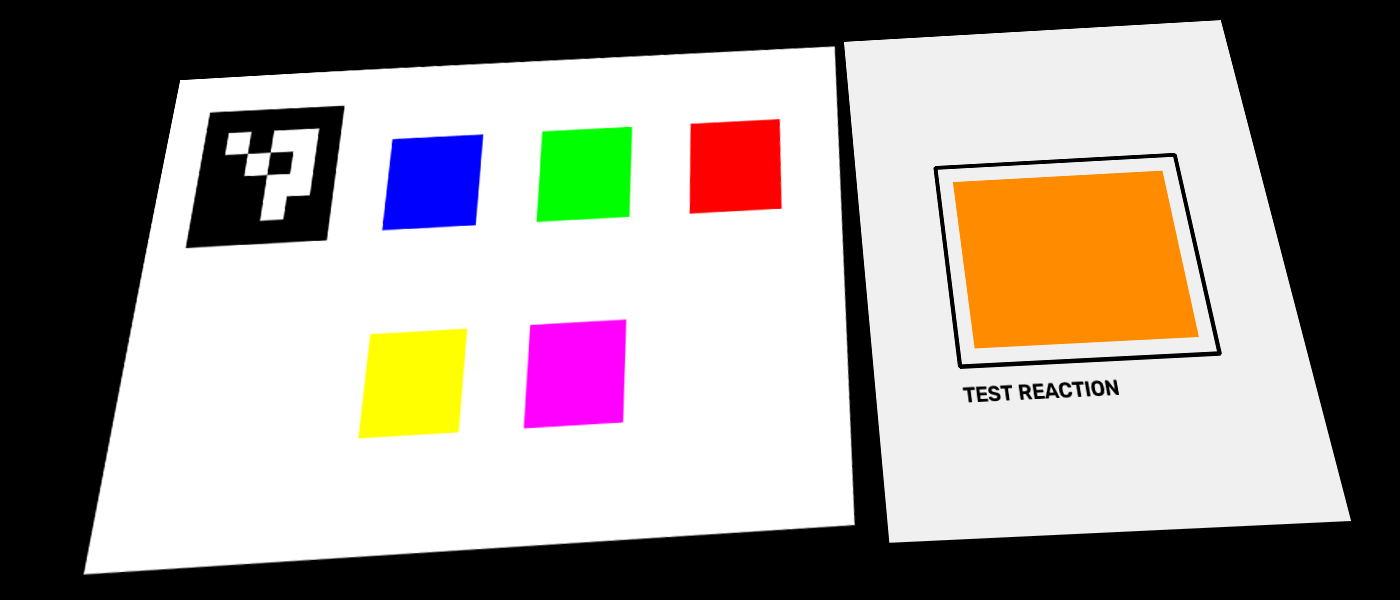
#> input picture distorted_3_strong.png, 1400 x 600 px, found by its file name
$ python test_full_reaction.py
#> lines starting #> are read from the running program, lines starting #| are printed output that depends on the picture; after the words box and inside, x2 and y2 are one past the last pixel; in counts of white or black regions, pixels touching at a corner belong together; long printed decimals are rounded
### cv/reference_card.py
import cv2
import numpy as np


# --------------------------------------------------
# Configuration
# --------------------------------------------------

ARUCO_DICTIONARY = cv2.aruco.DICT_4X4_50

CANONICAL_WIDTH = 900
CANONICAL_HEIGHT = 600


# --------------------------------------------------
# ArUco marker detection
# --------------------------------------------------

def detect_marker(image):
    """
    Detect the ArUco marker used to locate the reference card.

    Returns:
        corners: detected marker corners
        ids: detected marker IDs
    """

    dictionary = cv2.aruco.getPredefinedDictionary(
        ARUCO_DICTIONARY
    )

    detector = cv2.aruco.ArucoDetector(dictionary)

    corners, ids, _ = detector.detectMarkers(image)

    return corners, ids


# --------------------------------------------------
# Perspective correction
# --------------------------------------------------

# [58 lines left out: functions create_canonical_card, process_reference_card, not called in this run]

### cv/reaction_container.py
import cv2
import numpy as np

from reference_card import detect_marker


def detect_reaction_container(image):

    # --------------------------------------------------
    # 1. Detect the ArUco marker
    # --------------------------------------------------

    marker_corners, marker_ids = detect_marker(image)

    marker_center = None

    if marker_ids is not None:

        marker_points = marker_corners[0][0]

        marker_center = np.mean(
            marker_points,
            axis=0
        )


    # --------------------------------------------------
    # 2. Convert image to binary
    # --------------------------------------------------

    gray = cv2.cvtColor(
        image,
        cv2.COLOR_BGR2GRAY
    )

    _, binary = cv2.threshold(
        gray,
        80,
        255,
        cv2.THRESH_BINARY_INV
    )


    # --------------------------------------------------
    # 3. Find contours + hierarchy
    # --------------------------------------------------

    contours, hierarchy = cv2.findContours(
        binary,
        cv2.RETR_TREE,
        cv2.CHAIN_APPROX_SIMPLE
    )

    if hierarchy is None:
        return None

    hierarchy = hierarchy[0]


    # --------------------------------------------------
    # 4. Print hierarchy for debugging
    # --------------------------------------------------

    print("\n--- CONTOUR HIERARCHY ---")

    for i, h in enumerate(hierarchy):

        print(
            f"Contour {i}: "
            f"next={h[0]}, "
            f"previous={h[1]}, "
            f"child={h[2]}, "
            f"parent={h[3]}"
        )


    # --------------------------------------------------
    # 5. Find quadrilateral candidates
    # --------------------------------------------------

    candidates = []

    image_height, image_width = image.shape[:2]

    image_area = image_height * image_width


    for index, contour in enumerate(contours):

        # ----------------------------------------------
        # Area
        # ----------------------------------------------

        area = cv2.contourArea(contour)

        if area < 20000:
            continue

        # Reject contours that are almost the
        # entire camera image.

        if area > image_area * 0.8:
            continue


        # ----------------------------------------------
        # Polygon approximation
        # ----------------------------------------------

        perimeter = cv2.arcLength(
            contour,
            True
        )

        polygon = cv2.approxPolyDP(
            contour,
            0.02 * perimeter,
            True
        )

        # We want a quadrilateral.

        if len(polygon) != 4:
            continue


        polygon = polygon.reshape(
            4,
            2
        )


        # ----------------------------------------------
        # Bounding box
        # ----------------------------------------------

        x, y, w, h = cv2.boundingRect(
            polygon
        )

        if w < 150 or h < 100:
            continue


        # ----------------------------------------------
        # Reject candidates touching image borders
        # ----------------------------------------------

        if x <= 2 or y <= 2:
            continue

        if x + w >= image_width - 2:
            continue

        if y + h >= image_height - 2:
            continue


        # ----------------------------------------------
        # Reject reference-card candidates
        #
        # If the candidate contains the ArUco marker,
        # it belongs to the reference-card region.
        # ----------------------------------------------

        if marker_center is not None:

            inside = cv2.pointPolygonTest(
                polygon.astype(np.float32),
                (
                    float(marker_center[0]),
                    float(marker_center[1])
                ),
                False
            )

            if inside >= 0:
                continue


        # ----------------------------------------------
        # Store candidate
        # ----------------------------------------------

        candidates.append(
            (
                area,
                polygon,
                index
            )
        )


    # --------------------------------------------------
    # 6. No candidates
    # --------------------------------------------------

    if not candidates:

        print("\n❌ No reaction candidates found.")

        return None


    # --------------------------------------------------
    # 7. Print candidates
    # --------------------------------------------------

    print("\n--- CANDIDATES ---")

    for i, candidate in enumerate(candidates):

        area, polygon, contour_index = candidate

        x, y, w, h = cv2.boundingRect(
            polygon
        )

        print(
            f"Candidate {i}: "
            f"contour={contour_index}, "
            f"area={area:.0f}, "
            f"bbox=({x},{y},{w},{h}), "
            f"corners={polygon.tolist()}"
        )


    # --------------------------------------------------
    # 8. Candidate scoring
    # --------------------------------------------------

    def candidate_score(candidate):

        area, polygon, contour_index = candidate

        x, y, w, h = cv2.boundingRect(
            polygon
        )

        # ----------------------------------------------
        # Size score
        # ----------------------------------------------

        area_ratio = area / image_area

        size_score = min(
            area_ratio / 0.15,
            1.0
        )


        # ----------------------------------------------
        # Edge-distance score
        # ----------------------------------------------

        edge_margin = min(
            x,
            y,
            image_width - (x + w),
            image_height - (y + h)
        )

        edge_score = min(
            edge_margin / 50.0,
            1.0
        )


        # ----------------------------------------------
        # Final score
        # ----------------------------------------------

        score = (
            size_score * 0.7
            +
            edge_score * 0.3
        )

        return score


    # --------------------------------------------------
    # 9. Select best candidate
    # --------------------------------------------------

    best = max(
        candidates,
        key=candidate_score
    )

    _, best_polygon, _ = best


    # --------------------------------------------------
    # 10. Return reaction container corners
    # --------------------------------------------------

    return best_polygon.astype(
        np.int32
    )

### cv/reaction_normalize.py
import cv2
import numpy as np


NORMALIZED_WIDTH = 400
NORMALIZED_HEIGHT = 500


def order_corners(points):

    points = np.asarray(
        points,
        dtype=np.float32
    )

    ordered = np.zeros(
        (4, 2),
        dtype=np.float32
    )

    sums = points.sum(axis=1)
    differences = np.diff(
        points,
        axis=1
    ).reshape(-1)

    # Top-left
    ordered[0] = points[np.argmin(sums)]

    # Top-right
    ordered[1] = points[np.argmin(differences)]

    # Bottom-right
    ordered[2] = points[np.argmax(sums)]

    # Bottom-left
    ordered[3] = points[np.argmax(differences)]

    return ordered


def normalize_reaction(
    image,
    reaction_corners
):

    source = order_corners(
        reaction_corners
    )

    destination = np.array(
        [
            [0, 0],
            [NORMALIZED_WIDTH - 1, 0],
            [NORMALIZED_WIDTH - 1, NORMALIZED_HEIGHT - 1],
            [0, NORMALIZED_HEIGHT - 1]
        ],
        dtype=np.float32
    )

    transform = cv2.getPerspectiveTransform(
        source,
        destination
    )

    normalized = cv2.warpPerspective(
        image,
        transform,
        (
            NORMALIZED_WIDTH,
            NORMALIZED_HEIGHT
        )
    )

    return normalized

### cv/reaction_region.py
import cv2


def extract_inner_reaction(normalized_image):

    hsv = cv2.cvtColor(
        normalized_image,
        cv2.COLOR_BGR2HSV
    )

    saturation = hsv[:, :, 1]

    _, binary = cv2.threshold(
        saturation,
        50,
        255,
        cv2.THRESH_BINARY
    )

    contours, _ = cv2.findContours(
        binary,
        cv2.RETR_EXTERNAL,
        cv2.CHAIN_APPROX_SIMPLE
    )

    candidates = []

    for contour in contours:

        area = cv2.contourArea(contour)

        if area < 10000:
            continue

        perimeter = cv2.arcLength(
            contour,
            True
        )

        polygon = cv2.approxPolyDP(
            contour,
            0.02 * perimeter,
            True
        )

        if len(polygon) != 4:
            continue

        x, y, w, h = cv2.boundingRect(
            polygon
        )

        if w < 100 or h < 100:
            continue

        candidates.append(
            (area, polygon)
        )

    if not candidates:
        return None

    _, best = max(
        candidates,
        key=lambda item: item[0]
    )

    return best.reshape(4, 2)

### cv/reaction_color.py
import cv2
import numpy as np


def extract_reaction_region(
    image,
    reaction_corners
):

    mask = np.zeros(
        image.shape[:2],
        dtype=np.uint8
    )

    cv2.fillPoly(
        mask,
        [reaction_corners.astype(np.int32)],
        255
    )

    reaction_pixels = image[
        mask == 255
    ]

    if reaction_pixels.size == 0:
        raise ValueError(
            "Reaction region is empty."
        )

    return reaction_pixels


def calculate_reaction_color(
    reaction_pixels
):

    mean_bgr = np.mean(
        reaction_pixels.astype(np.float32),
        axis=0
    )

    median_bgr = np.median(
        reaction_pixels.astype(np.float32),
        axis=0
    )

    return mean_bgr, median_bgr

### cv/test_full_reaction.py
import cv2

from reaction_container import detect_reaction_container
from reaction_normalize import normalize_reaction
from reaction_region import extract_inner_reaction
from reaction_color import (
    extract_reaction_region,
    calculate_reaction_color
)


image = cv2.imread(
    "distorted_3_strong.png"
)
#> image is the input picture: shape (600, 1400, 3); mean B, G, R 141.2, 147.3, 155.3

if image is None:
    raise FileNotFoundError(
        "Could not find distorted_3_strong.png"
    )


# Step 1: Detect reaction container

container_corners = detect_reaction_container(
    image
)
#> in detect_marker, `corners, ids, _ = detector.detectMarkers(image)`: corners = ([[210, 112], [344, 106], [325, 240], [185, 247]],); ids = [0]
#> in detect_reaction_container, `marker_corners, marker_ids = detect_marker(image)`: marker_corners has the same summary as corners in detect_marker
#> in detect_reaction_container, `marker_points = marker_corners[0][0]`: marker_points = [[210, 112], [344, 106], [325, 240], [185, 247]]
#> in detect_reaction_container, `marker_center = np.mean( marker_points, axis=0 )`: marker_center = [266, 176.2]
#> in detect_reaction_container, `gray = cv2.cvtColor( image, cv2.COLOR_BGR2GRAY )`:
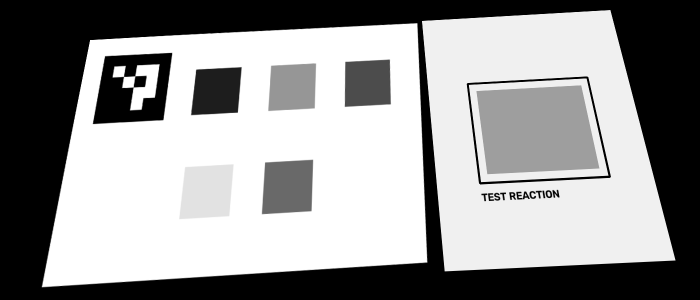
#> gray: shape (600, 1400) (shown at 1/2 size); min 0, max 255, mean 149
#> in detect_reaction_container, `_, binary = cv2.threshold( gray, 80, 255, cv2.THRESH_BINARY_INV )`:
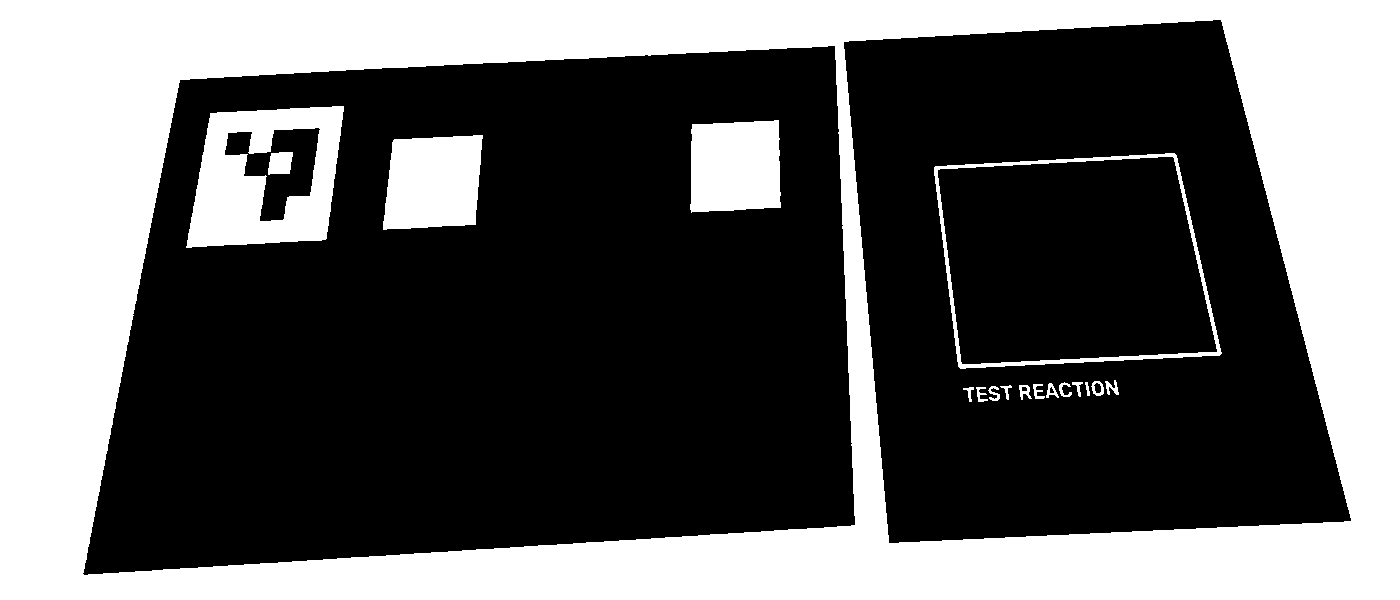
#> binary: shape (600, 1400); 37.6% white; 18 white regions
#> in detect_reaction_container, `contours, hierarchy = cv2.findContours( binary, cv2.RETR_TREE, cv2.CHA..`: contours = 25 contours; largest, box (x1, y1, x2, y2) and area: (0, 0, 1400, 600) 838001, (82, 45, 856, 576) 347436, (843, 19, 1352, 544) 213112, (934, 153, 1222, 369) 51348, (937, 156, 1218, 365) 48734
#> the loop in detect_reaction_container, `for i, h in enumerate(hierarchy): ` made 25 passes
#> h on passes 1 to 8: [-1, -1, 1, -1], [7, -1, 2, 0], [3, -1, -1, 1], [4, 2, -1, 1], [-1, 3, 5, 1], [-1, -1, 6, 4], [-1, -1, -1, 5], [-1, 1, 8, 0]
#> (printed output is left out)
#> the loop in detect_reaction_container, `for index, contour in enumerate(contours):` made 25 passes
#> (area, perimeter, polygon, x, y, w, h, inside) on passes 2, 8, 24, 25: (347436, 2489.5, [[835, 46], [854, 525], [82, 573], [180, 79]], 82, 46, 773, 528, 1), (213111.5, 1933.4, [[1220, 19], [1351, 520], [889, 543], [843, 42]], 843, 19, 509, 525, -1), (51348, 944.2, [[1176, 155], [935, 166], [958, 366], [1219, 355]], 935, 155, 285, 212, -1), (48734.5, 919.2, [[1174, 158], [1216, 352], [961, 363], [938, 169]], 938, 158, 279, 206, -1)
#> after the loop in detect_reaction_container, `for index, contour in enumerate(contours):`: candidates = [(213111.5, [[1220, 19], [1351, 520], [889, 543], [843, 42]], 7), (51348, [[1176, 155], [935, 166], [958, 366], [1219, 355]], 23), (48734.5, [[1174, 158], [1216, 352], [961, 363], [938, 169]], 24)]
#> the loop in detect_reaction_container, `for i, candidate in enumerate(candidates): ` made 3 passes
#> (area, polygon, contour_index, x, y, w, h) on passes 1 to 3: (213111.5, [[1220, 19], [1351, 520], [889, 543], [843, 42]], 7, 843, 19, 509, 525), (51348, [[1176, 155], [935, 166], [958, 366], [1219, 355]], 23, 935, 155, 285, 212), (48734.5, [[1174, 158], [1216, 352], [961, 363], [938, 169]], 24, 938, 158, 279, 206)
#> (printed output is left out)
#> in candidate_score, `area, polygon, contour_index = candidate`: area = 213111.5; polygon = [[1220, 19], [1351, 520], [889, 543], [843, 42]]; contour_index = 7
#> in candidate_score, `x, y, w, h = cv2.boundingRect( polygon )`: x = 843; y = 19; w = 509; h = 525
#> in candidate_score, `area_ratio = area / image_area`: area_ratio = 0.254
#> in candidate_score, `size_score = min( area_ratio / 0.15, 1.0 )`: size_score = 1
#> in candidate_score, `edge_margin = min( x, y, image_width - (x + w), image_height - (y + h) )`: edge_margin = 19
#> in candidate_score, `edge_score = min( edge_margin / 50.0, 1.0 )`: edge_score = 0.38
#> in candidate_score, `score = ( size_score * 0.7 + edge_score * 0.3 )`: score = 0.814
#> in detect_reaction_container, `best = max( candidates, key=candidate_score )`: best = (213111.5, [[1220, 19], [1351, 520], [889, 543], [843, 42]], 7)
#> in detect_reaction_container, `_, best_polygon, _ = best`: best_polygon = [[1220, 19], [1351, 520], [889, 543], [843, 42]]
#> container_corners = [[1220, 19], [1351, 520], [889, 543], [843, 42]]

if container_corners is None:
    raise RuntimeError(
        "Reaction container was not detected."
    )


print("\n✅ Reaction container detected.")


# Step 2: Normalize reaction container

normalized = normalize_reaction(
    image,
    container_corners
)
#> in order_corners, `sums = points.sum(axis=1)`: sums = [1239, 1871, 1432, 885]
#> in order_corners, `differences = np.diff( points, axis=1 ).reshape(-1)`: differences = [-1201, -831, -346, -801]
#> in normalize_reaction, `source = order_corners( reaction_corners )`: source = [[843, 42], [1220, 19], [1351, 520], [889, 543]]
#> in normalize_reaction, `destination = np.array( [ [0, 0], [NORMALIZED_WIDTH - 1, 0], [NORMALIZ..`: destination = [[0, 0], [399, 0], [399, 499], [0, 499]]
#> in normalize_reaction, `transform = cv2.getPerspectiveTransform( source, destination )`: transform = [[1.13, -0.104, -947.2], [0.0785, 1.29, -120.3], [5.22e-05, 0.000466, 1]]
#> in normalize_reaction, `normalized = cv2.warpPerspective( image, transform, ( NORMALIZED_WIDTH..`:
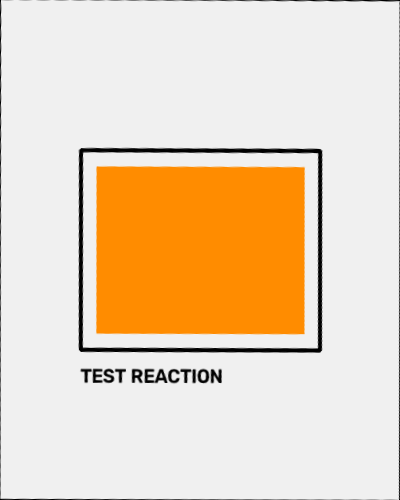
#> normalized: shape (500, 400, 3); mean B, G, R 191.4, 215.8, 235.8

cv2.imwrite(
    "full_normalized_reaction.png",
    normalized
)


print("✅ Reaction normalized.")


# Step 3: Detect inner reaction

reaction_corners = extract_inner_reaction(
    normalized
)
#> in extract_inner_reaction, `saturation = hsv[:, :, 1]`:
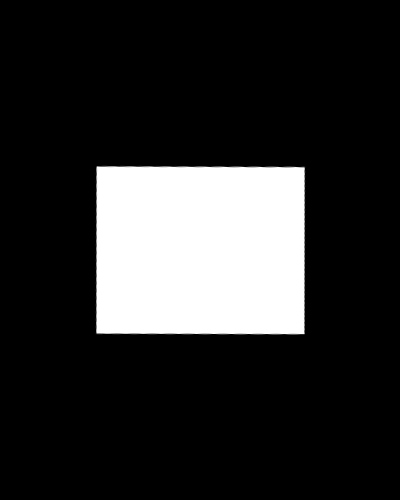
#> saturation: shape (500, 400); min 0, max 255, mean 44.4
#> in extract_inner_reaction, `_, binary = cv2.threshold( saturation, 50, 255, cv2.THRESH_BINARY )`:
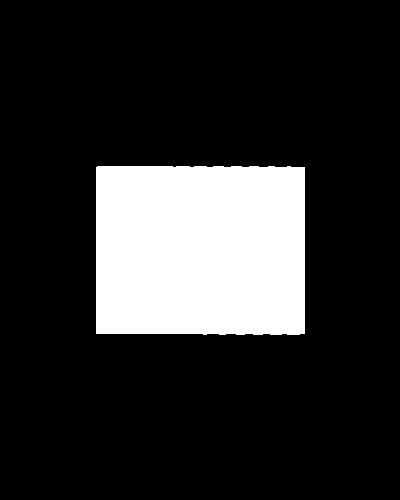
#> binary: shape (500, 400); 17.6% white; 1 white region
#> in extract_inner_reaction, `contours, _ = cv2.findContours( binary, cv2.RETR_EXTERNAL, cv2.CHAIN_A..`: contours = 1 contour; box (x1, y1, x2, y2) and area: (96, 166, 305, 335) 34729
#> the loop in extract_inner_reaction, `for contour in contours: ` made 1 pass
#> (area, perimeter, polygon, x, y, w, h) on pass 1: (34729, 759.6, [[96, 167], [96, 333], [304, 333], [304, 167]], 96, 167, 209, 167)
#> after the loop in extract_inner_reaction, `for contour in contours:`: candidates = [(34729, [[96, 167], [96, 333], [304, 333], [304, 167]])]
#> in extract_inner_reaction, `_, best = max( candidates, key=lambda item: item[0] )`: best = [[96, 167], [96, 333], [304, 333], [304, 167]]
#> reaction_corners = [[96, 167], [96, 333], [304, 333], [304, 167]]

if reaction_corners is None:
    raise RuntimeError(
        "Inner reaction region was not detected."
    )


print("✅ Inner reaction detected.")

print("Corners:")
print(reaction_corners)
#| [[ 96 167]
#|  [ 96 333]
#|  [304 333]
#|  [304 167]]


# Step 4: Extract reaction pixels

reaction_pixels = extract_reaction_region(
    normalized,
    reaction_corners
)
#> in extract_reaction_region, `cv2.fillPoly( mask, [reaction_corners.astype(np.int32)], 255 )`:
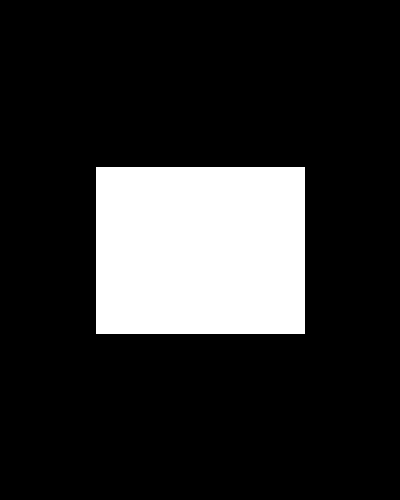
#> mask: shape (500, 400); 17.5% white; 1 white region, box (x1, y1, x2, y2) and area: (96, 167, 305, 334) 34903


# Step 5: Calculate colour

mean_bgr, median_bgr = calculate_reaction_color(
    reaction_pixels
)
#> in calculate_reaction_color, `mean_bgr = np.mean( reaction_pixels.astype(np.float32), axis=0 )`: mean_bgr = [1.52, 140.6, 254.9]
#> in calculate_reaction_color, `median_bgr = np.median( reaction_pixels.astype(np.float32), axis=0 )`: median_bgr = [0, 140, 255]
#> mean_bgr = [1.52, 140.6, 254.9]; median_bgr = [0, 140, 255]


print("\n--- FINAL REACTION COLOUR ---")

print(
    "Mean BGR:",
    mean_bgr
)
#| Mean BGR: [  1.523 140.634   254.906  ]

print(
    "Median BGR:",
    median_bgr
)
#| Median BGR: [  0. 140. 255.]
